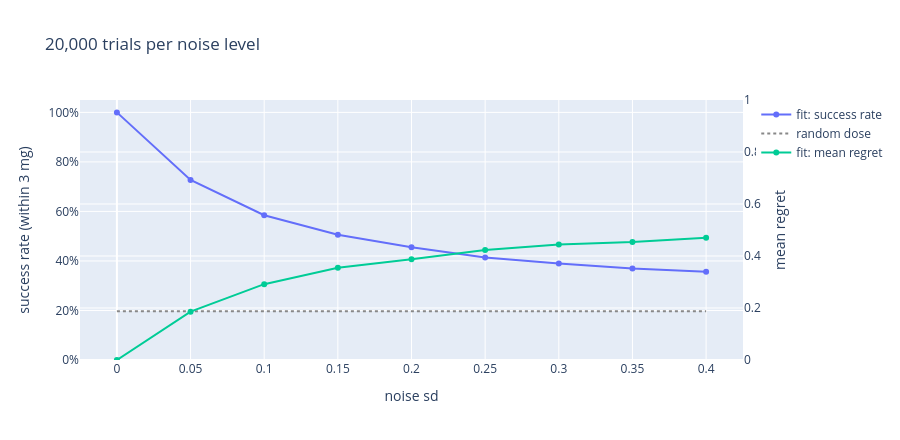

Notebook source saved alongside this figure:
### Markdown cell above
## 2. Success rate and regret vs noise

### Code cell
fig = go.Figure()
fig.add_trace(go.Scatter(x=NOISE, y=success, mode="lines+markers", name="fit: success rate"))
fig.add_trace(go.Scatter(x=NOISE, y=[random_success] * len(NOISE), mode="lines", name="random dose",
                         line=dict(dash="dot", color="#888")))
fig.add_trace(go.Scatter(x=NOISE, y=regret, mode="lines+markers", name="fit: mean regret", yaxis="y2"))
fig.update_layout(xaxis_title="noise sd", yaxis=dict(title="success rate (within 3 mg)", tickformat=".0%", range=[0, 1.05]),
                  yaxis2=dict(title="mean regret", overlaying="y", side="right", range=[0, 1]),
                  title=f"{N:,} trials per noise level", height=440)
fig

### Figure 1 — Plotly figure (JSON) as saved in the notebook; plotly's stock layout.template omitted (floating-point values rounded to 4 significant figures)
{"data": [{"mode": "lines+markers", "name": "fit: success rate", "type": "scatter", "x": [0.0, 0.05, 0.1, 0.15, 0.2, 0.25, 0.3, 0.35, 0.4], "y": [1.0, 0.727, 0.5845, 0.5056, 0.4555, 0.4138, 0.3901, 0.3696, 0.3568]}, {"line": {"color": "#888", "dash": "dot"}, "mode": "lines", "name": "random dose", "type": "scatter", "x": [0.0, 0.05, 0.1, 0.15, 0.2, 0.25, 0.3, 0.35, 0.4], "y": [0.1967, 0.1967, 0.1967, 0.1967, 0.1967, 0.1967, 0.1967, 0.1967, 0.1967]}, {"mode": "lines+markers", "name": "fit: mean regret", "type": "scatter", "x": [0.0, 0.05, 0.1, 0.15, 0.2, 0.25, 0.3, 0.35, 0.4], "y": [0.0, 0.1859, 0.2917, 0.3546, 0.3873, 0.4229, 0.4443, 0.454, 0.4703], "yaxis": "y2"}], "layout": {"height": 440, "title": {"text": "20,000 trials per noise level"}, "xaxis": {"title": {"text": "noise sd"}}, "yaxis": {"range": [0, 1.05], "tickformat": ".0%", "title": {"text": "success rate (within 3 mg)"}}, "yaxis2": {"overlaying": "y", "range": [0, 1], "side": "right", "title": {"text": "mean regret"}}}}
